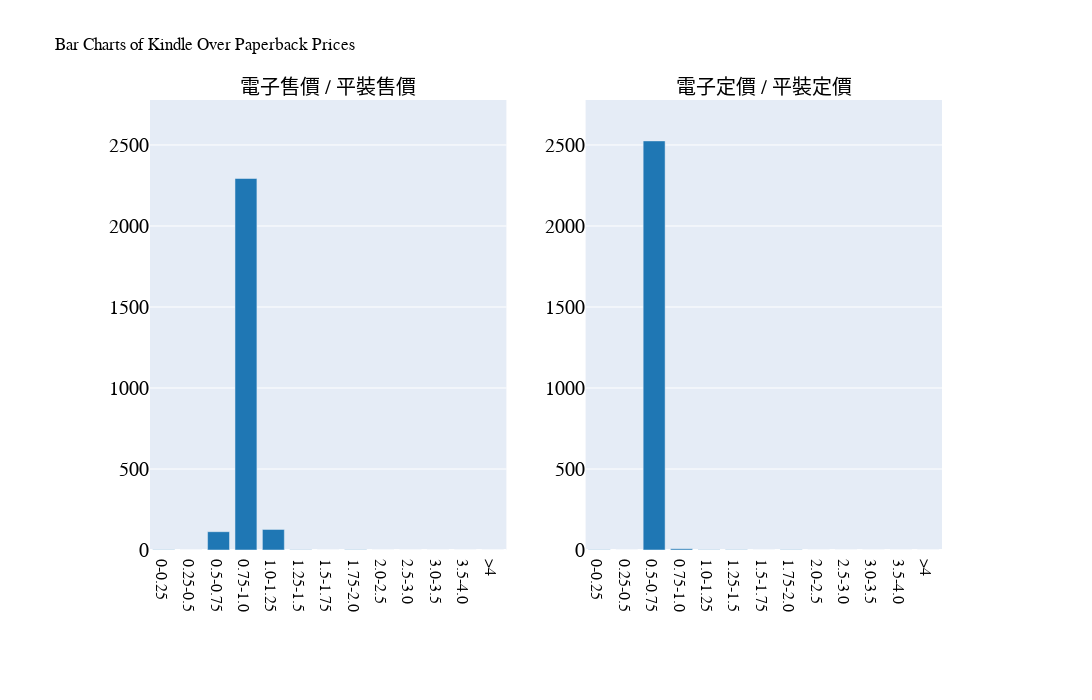

Source (notebook cell):
### Code cell
# 篩選掉缺少必要數據的行
data_books_com = pd.read_csv(r"C:\Users\USER\OneDrive\桌面\C2L2\data_bookscom\bookscom.csv")
filtered_data = data_books_com.dropna(subset=["kindle_over_paperback-selling_price", "kindle_over_paperback-original_price"])

# 定義區間範圍
bins = [0, 0.25, 0.5, 0.75, 1.0, 1.25, 1.5, 1.75, 2, 2.5, 3, 3.5, 4, float("inf")]

# 根據區間範圍計算頻率
filtered_data["selling_price_binned"] = pd.cut(filtered_data["kindle_over_paperback-selling_price"], bins=bins)
filtered_data["original_price_binned"] = pd.cut(filtered_data["kindle_over_paperback-original_price"], bins=bins)

selling_price_counts = filtered_data["selling_price_binned"].value_counts().sort_index()
original_price_counts = filtered_data["original_price_binned"].value_counts().sort_index()

# 設置區間標籤
labels = ["0-0.25", "0.25-0.5", "0.5-0.75", "0.75-1.0", "1.0-1.25", "1.25-1.5", "1.5-1.75", "1.75-2.0", "2.0-2.5", "2.5-3.0", "3.0-3.5", "3.5-4.0", ">4"]

# 創建子圖
fig = make_subplots(rows=1, cols=2, subplot_titles=("電子售價 / 平裝售價", "電子定價 / 平裝定價"), x_title="", y_title="", column_widths=[0.5, 0.5])

# 售價長條圖
fig.add_trace(go.Bar(x=labels, y=selling_price_counts.values, name="Selling Price", marker_color="#1f77b4"), row=1, col=1)

# 原價長條圖
fig.add_trace(go.Bar(x=labels, y=original_price_counts.values, name="Original Price", marker_color="#1f77b4"), row=1, col=2)  # 設置原價長條圖的顏色為藍色

# 設置相同的刻度範圍
max_y = max(selling_price_counts.max(), original_price_counts.max())
buffer = max_y * 0.1  # 預留邊緣緩衝區

fig.update_yaxes(title_font=dict(size=20), tickfont=dict(size=20), range=[0, max_y + buffer], row=1, col=1)
fig.update_yaxes(title_font=dict(size=20), tickfont=dict(size=20), range=[0, max_y + buffer], row=1, col=2)
fig.update_xaxes(tickfont=dict(size=16), title_standoff=10)  # 左子圖
# fig.update_xaxes(tickfont=dict(size=16), row=1, col=2, title_standoff=50)  # 右子圖
fig.update_annotations(font=dict(size=20))
fig.update_layout(xaxis_title_standoff=100, yaxis_title_standoff=50)  # x軸標題的距離  # y軸標題的距離

# 更新子圖佈局
fig.update_layout(height=700, width=1400, title_text="Bar Charts of Kindle Over Paperback Prices", showlegend=False)
fig.update_layout(font=dict(family=r"C:\Users\USER\OneDrive\桌面\Fonts\TaipeiSansTCBeta-Regular.ttf", color="Black"))
fig.update_layout(margin=dict(l=150, r=150, t=100, b=150))
fig.write_image("0801 kindle-paperback/kindle_over_paperback_histogram.svg")
fig.show()

### Figure 1 — Plotly figure (JSON) as saved in the notebook; plotly's stock layout.template omitted (floating-point values rounded to 4 significant figures)
{"data": [{"marker": {"color": "#1f77b4"}, "name": "Selling Price", "type": "bar", "x": ["0-0.25", "0.25-0.5", "0.5-0.75", "0.75-1.0", "1.0-1.25", "1.25-1.5", "1.5-1.75", "1.75-2.0", "2.0-2.5", "2.5-3.0", "3.0-3.5", "3.5-4.0", ">4"], "xaxis": "x", "y": [1, 0, 113, 2293, 127, 2, 0, 1, 0, 0, 0, 0, 0], "yaxis": "y"}, {"marker": {"color": "#1f77b4"}, "name": "Original Price", "type": "bar", "x": ["0-0.25", "0.25-0.5", "0.5-0.75", "0.75-1.0", "1.0-1.25", "1.25-1.5", "1.5-1.75", "1.75-2.0", "2.0-2.5", "2.5-3.0", "3.0-3.5", "3.5-4.0", ">4"], "xaxis": "x2", "y": [1, 0, 2525, 8, 1, 1, 0, 1, 0, 0, 0, 0, 0], "yaxis": "y2"}], "layout": {"annotations": [{"font": {"size": 20}, "showarrow": false, "text": "電子售價 / 平裝售價", "x": 0.225, "xanchor": "center", "xref": "paper", "y": 1, "yanchor": "bottom", "yref": "paper"}, {"font": {"size": 20}, "showarrow": false, "text": "電子定價 / 平裝定價", "x": 0.775, "xanchor": "center", "xref": "paper", "y": 1, "yanchor": "bottom", "yref": "paper"}], "font": {"color": "Black", "family": "C:\\Users\\USER\\OneDrive\\桌面\\Fonts\\TaipeiSansTCBeta-Regular.ttf"}, "height": 700, "margin": {"b": 150, "l": 150, "r": 150, "t": 100}, "showlegend": false, "title": {"text": "Bar Charts of Kindle Over Paperback Prices"}, "width": 1400, "xaxis": {"anchor": "y", "domain": [0, 0.45], "tickfont": {"size": 16}, "title": {"standoff": 100}}, "xaxis2": {"anchor": "y2", "domain": [0.55, 1], "tickfont": {"size": 16}, "title": {"standoff": 10}}, "yaxis": {"anchor": "x", "domain": [0, 1], "range": [0, 2778.0], "tickfont": {"size": 20}, "title": {"font": {"size": 20}, "standoff": 50}}, "yaxis2": {"anchor": "x2", "domain": [0, 1], "range": [0, 2778.0], "tickfont": {"size": 20}, "title": {"font": {"size": 20}}}}}
